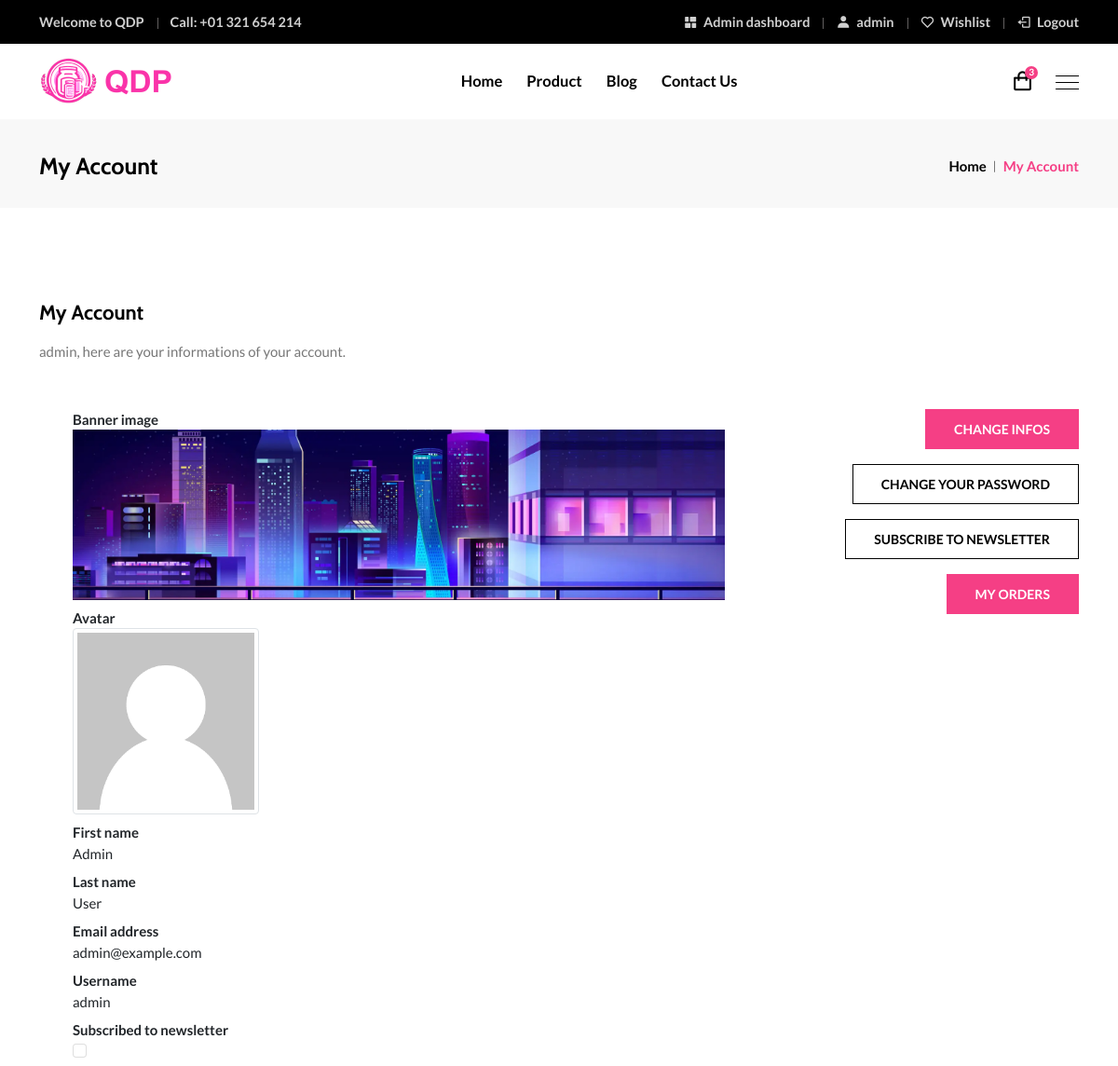
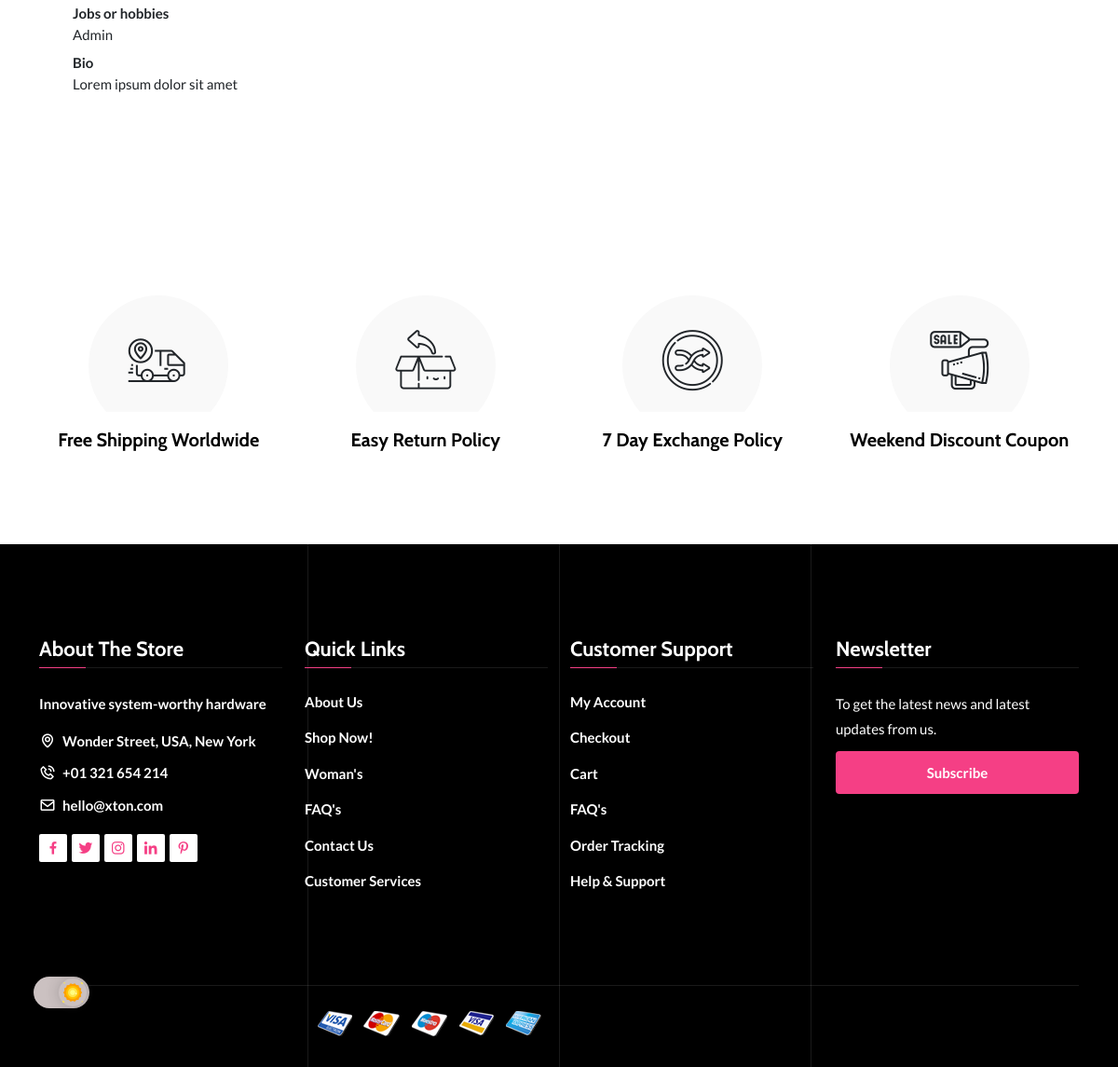
The page /my-account/ (signed in) on the database its author committed (2 pictures, top to bottom).
### shop/models.py (models this page shows, shortened)
class User(AbstractUser):
    username = models.CharField(max_length=255, unique=True)
    first_name = models.CharField(max_length=30)
    last_name = models.CharField(max_length=150)
    email = models.EmailField(unique=True)
    role = models.ForeignKey(Roles, on_delete=models.SET_NULL, null=True, blank=True, default=2)
    avatar = models.ImageField(upload_to='avatars/', null=True, blank=True)
    metiers_hobbies = models.CharField(max_length=255, null=True, blank=True)
    bio = models.TextField(null=True, blank=True)
    image_banniere_profil = models.ImageField(upload_to='bannieres/', null=True, blank=True)
    produits_panier = models.ManyToManyField('ProductVariant', related_name='paniers', blank=True)
    produits_wishlist = models.ManyToManyField('Produits', related_name='wishlists', blank=True)
    commandes_passees = models.ManyToManyField('Commandes',related_name='commandes', blank=True)
    contacts_echanges = models.ManyToManyField('Contacts', related_name='contacts', blank=True)
    abonne_newsletter = models.BooleanField(default=False)

class InfosQDP(models.Model):
    adresse = models.CharField(max_length=255)
    email = models.EmailField()
    telephone = models.CharField(max_length=20)
    fax = models.CharField(max_length=20)
    slogan_site = models.CharField(max_length=255)

### shop/views.py (the view)
# urls.py: path('my-account/', views.account, name='account'),
@login_required(login_url = 'login')
def account(request):
    role_id_admin = 1
    role_id_membre = 2
    if request.user.id is not None:
        is_admin = Roles.objects.filter(id=role_id_admin, user=request.user).exists()
        is_membre = Roles.objects.filter(id=role_id_membre, user=request.user).exists()
    infos = InfosQDP.objects.first()
    if request.user.is_authenticated:
        wishlist_products = request.user.produits_wishlist.all()
    products_sorted = Produits.objects.order_by('-date_ajout_produit_db')
    recent_products_sidebar = products_sorted[:4]
    context = locals()
    return render(request, 'shop/my_account.html', context)

### shop/templates/shop/my_account.html (shortened to what this page needs)
{% extends "base.html" %}
{% load static %}
{% block head %}
    <link rel="stylesheet" href="{% static 'shop/assets/css/bootstrap.min.css' %}">
    <link rel="stylesheet" href="{% static 'shop/assets/css/animate.min.css' %}">
    <link rel="stylesheet" href="{% static 'shop/assets/css/boxicons.min.css' %}">
    <link rel="stylesheet" href="{% static 'shop/assets/css/flaticon.css' %}">
    <link rel="stylesheet" href="{% static 'shop/assets/css/magnific-popup.min.css' %}">
    <link rel="stylesheet" href="{% static 'shop/assets/css/nice-select.min.css' %}">
    <link rel="stylesheet" href="{% static 'shop/assets/css/slick.min.css' %}">
    <link rel="stylesheet" href="{% static 'shop/assets/css/owl.carousel.min.css' %}">
    <link rel="stylesheet" href="{% static 'shop/assets/css/meanmenu.min.css' %}">
    <link rel="stylesheet" href="{% static 'shop/assets/css/rangeSlider.min.css' %}">
    <link rel="stylesheet" href="{% static 'shop/assets/css/style.css' %}">
    <link rel="stylesheet" href="{% static 'shop/assets/css/dark.css' %}">
    <link rel="stylesheet" href="{% static 'shop/assets/css/responsive.css' %}">
    {% load bootstrap5 %}
{% endblock head %}
    {% block content %}
        <div class="page-title-area">
            <div class="container">
                <div class="page-title-content">
                    <h2>My Account</h2>
                    <ul>
                        <li><a href="{% url 'home' %}">Home</a></li>
                        <li>My Account</li>
                    </ul>
                </div>
            </div>
        </div>
        <section class="contact-area ptb-100">
            <div class="container">
                <div class="row">
                        <div class="contact-info">
                            <h3>My Account</h3>
                            <p>{{ user.username }}, here are your informations of your account.</p>
                            <div class="row mt-5">
                                <div class="col-8 ps-5">
                                    <dl>
                                        <div>
                                            <dt>Banner image</dt>
                                            <dd><img src="{% if user.image_banniere_profil %}{{ user.image_banniere_profil.url }}{% endif %}" alt="" style="max-height: 200px"></dd>
                                        </div>
                                        <div>
                                            <dt>Avatar</dt>
                                            <dd><img src="{% if user.avatar %}{{ user.avatar.url }} {% endif %}" alt="" class="img-thumbnail" style="max-height: 200px"></dd>
                                        </div>
                                        <div>
                                            <dt>First name</dt>
                                            <dd>{{ user.first_name }}</dd>
                                        </div>
                                        <div>
                                            <dt>Last name</dt>
                                            <dd>{{ user.last_name }}</dd>
                                        </div>
                                        <div>
                                            <dt>Email address</dt>
                                            <dd>{{ user.email }}</dd>
                                        </div>
                                        <div>
                                            <dt>Username</dt>
                                            <dd>{{ user.username }}</dd>
                                        </div>
                                        <div>
                                            <dt>Subscribed to newsletter</dt>
                                            <dd>{% if user.abonne_newsletter %}<input type="checkbox" class="form-check-input" checked disabled>{% else %}<input type="checkbox" class="form-check-input" disabled>{% endif %}</dd>
                                        </div>
                                        <div>
                                            <dt>Jobs or hobbies</dt>
                                            <dd>{{ user.metiers_hobbies }} </dd>
                                        </div>
                                        <div>
                                            <dt>Bio</dt>
                                            <dd>{{ user.bio }} </dd>
                                        </div>
                                    </dl>
                                </div>
                                <div class="col-4 d-flex flex-column align-items-end gap-3">
                                        <a class="default-btn" href="{% url 'edit_account' %}">Change infos</a>
                                        <a href="{% url 'change_password' %}" class="optional-btn">Change your password</a>
                                        {% if not user.abonne_newsletter %}<a href="{% url 'direct_newsletter_subscription' %}" class="optional-btn">Subscribe to newsletter</a>{% endif %}
                                        <a class="default-btn" href="">My orders</a>
                                </div>
                            </div>
                        </div>
                    </div>
                </div>
            </section>
        <section class="facility-area pt-100 pb-70">
            <div class="container">
                <div class="facility-slides owl-carousel owl-theme">
                    <div class="single-facility-box">
                        <div class="icon">
                            <i class='flaticon-tracking'></i>
                        </div>
                        <h3>Free Shipping Worldwide</h3>
                    </div>
                    <div class="single-facility-box">
                        <div class="icon">
                            <i class='flaticon-return'></i>
                        </div>
                        <h3>Easy Return Policy</h3>
                    </div>
                    <div class="single-facility-box">
                        <div class="icon">
                            <i class='flaticon-shuffle'></i>
                        </div>
                        <h3>7 Day Exchange Policy</h3>
                    </div>
                    <div class="single-facility-box">
                        <div class="icon">
                            <i class='flaticon-sale'></i>
                        </div>
                        <h3>Weekend Discount Coupon</h3>
                    </div>
                </div>
            </div>
        </section>
{% endblock content %}

### shop/templates/shop/components/header.html
<div class="top-header">
    <div class="container">
        <div class="row align-items-center">
            <div class="col-lg-6 col-md-12">
                <ul class="header-contact-info">
                    <li>Welcome to QDP</li>
                    <li>
                        Call: <a href="tel:+01321654214">+01 321 654 214</a>
                    </li>
                </ul>
            </div>
            <div class="col-lg-6 col-md-12">
                <ul class="header-top-menu">
                    {% if user.is_authenticated and not is_membre %}
                        <li>
                            <a href="{% url 'admin_home' %}"><i class='bx bxs-dashboard bx-rotate-90'></i> Admin dashboard</a>
                        </li>
                    {% endif %}
                    {% if not user.is_authenticated %}
                        <li>
                            <a href="{% url 'login' %}"><i class='bx bxs-user'></i> My Account</a>
                        </li>
                    {% else %}
                        <li>
                            <a href="{% url 'account' %}"><i class='bx bxs-user'></i> {{ user.username }}</a>
                        </li>
                    {% endif %}
                    {% if user.is_authenticated %}
                    <li>
                        <a href="#"
                        data-bs-toggle="modal"
                        data-bs-target="#shoppingWishlistModal"><i class='bx bx-heart'></i> Wishlist</a>
                    </li>
                    {% endif %}
                    {% if not user.is_authenticated %}
                        <li>
                            <a href="{% url 'login' %}"><i class='bx bx-log-in'></i> Login</a>
                        </li>
                    {% else %}
                        <li>
                            <a href="{% url 'logout' %}"><i class='bx bx-log-out'></i> Logout</a>
                        </li>
                    {% endif %}
                </ul>
            </div>
        </div>
    </div>
</div>

### shop/templates/shop/components/footer.html (shortened to what this page needs)
{% load static %}
<footer class="footer-area">
    <div class="container">
        <div class="row">
            <div class="col-lg-3 col-md-6 col-sm-6">
                <div class="single-footer-widget">
                    <h3>About The Store</h3>
                    <div class="about-the-store">
                        <p>{{ infos.slogan_site }}</p>
                        <ul class="footer-contact-info">
                            <li><i class='bx bx-map'></i> <a href="#" target="_blank">{{ infos.adresse }}</a></li>
                            <li><i class='bx bx-phone-call'></i> <a href="tel:{{ infos.telephone }}">{{ infos.telephone }}</a></li>
                            <li><i class='bx bx-envelope'></i> <a href="mailto:{{ infos.email }}">{{ infos.email }}</a></li>
                        </ul>
                    </div>
                    <ul class="social-link">
                        <li><a href="#" class="d-block" target="_blank"><i class='bx bxl-facebook'></i></a></li>
                        <li><a href="#" class="d-block" target="_blank"><i class='bx bxl-twitter'></i></a></li>
                        <li><a href="#" class="d-block" target="_blank"><i class='bx bxl-instagram'></i></a></li>
                        <li><a href="#" class="d-block" target="_blank"><i class='bx bxl-linkedin'></i></a></li>
                        <li><a href="#" class="d-block" target="_blank"><i class='bx bxl-pinterest-alt'></i></a></li>
                    </ul>
                </div>
            </div>
            <div class="col-lg-3 col-md-6 col-sm-6">
                <div class="single-footer-widget pl-4">
                    <h3>Quick Links</h3>
                    <ul class="quick-links">
                        <li><a href="about.html">About Us</a></li>
                        <li><a href="products-left-sidebar.html">Shop Now!</a></li>
                        <li><a href="products-left-sidebar-2.html">Woman's</a></li>
                        <li><a href="faqs.html">FAQ's</a></li>
                        <li><a href="{% url 'contact' %}">Contact Us</a></li>
                        <li><a href="customer-service.html">Customer Services</a></li>
                    </ul>
                </div>
            </div>
            <div class="col-lg-3 col-md-6 col-sm-6">
                <div class="single-footer-widget">
                    <h3>Customer Support</h3>
                    <ul class="customer-support">
                        <li><a href="{% url 'home' %}">My Account</a></li>
                        <li><a href="{% url 'checkout' %}">Checkout</a></li>
                        <li><a href="{% url 'cart' %}">Cart</a></li>
                        <li><a href="#">FAQ's</a></li>
                        <li><a href="#">Order Tracking</a></li>
                        <li><a href="{% url 'contact' %}">Help & Support</a></li>
                    </ul>
                </div>
            </div>
            <div class="col-lg-3 col-md-6 col-sm-6">
                <div class="single-footer-widget">
                    <h3>Newsletter</h3>
                    <div class="footer-newsletter-box">
                        <p>To get the latest news and latest updates from us.</p>
                        <form class="newsletter-form" data-bs-toggle="validator" method="post">
                            {% if not user.abonne_newsletter %}<button type="submit">Subscribe</button>{% else %}<button type="submit" disabled>Subscribe</button>{% endif %}
                        </form>
                    </div>
                </div>
            </div>
        </div>
        <div class="footer-bottom-area">
            <div class="row align-items-center">
                <div class="col-lg-6 col-md-6">
                    <ul class="payment-types">
                        <li><a href="#" target="_blank"><img src="{% static 'shop/assets/img/payment/visa.png' %}" alt="image"></a></li>
                        <li><a href="#" target="_blank"><img src="{% static 'shop/assets/img/payment/mastercard.png' %}" alt="image"></a></li>
                        <li><a href="#" target="_blank"><img src="{% static 'shop/assets/img/payment/mastercard2.png' %}" alt="image"></a></li>
                        <li><a href="#" target="_blank"><img src="{% static 'shop/assets/img/payment/visa2.png' %}" alt="image"></a></li>
                        <li><a href="#" target="_blank"><img src="{% static 'shop/assets/img/payment/expresscard.png' %}" alt="image"></a></li>
                    </ul>
                </div>
            </div>
        </div>
    </div>
    <div class="lines">
    </div>
</footer>

### rows shown on the page
User: username "admin", image_banniere_profil (placeholder picture), avatar (placeholder picture), first_name "Admin", last_name "User", email "admin@example.com", metiers_hobbies "Admin", bio "Lorem ipsum dolor sit amet"
InfosQDP: slogan_site "Innovative system-worthy hardware", adresse "Wonder Street, USA, New York", telephone "+01 321 654 214", email "hello@xton.com"
